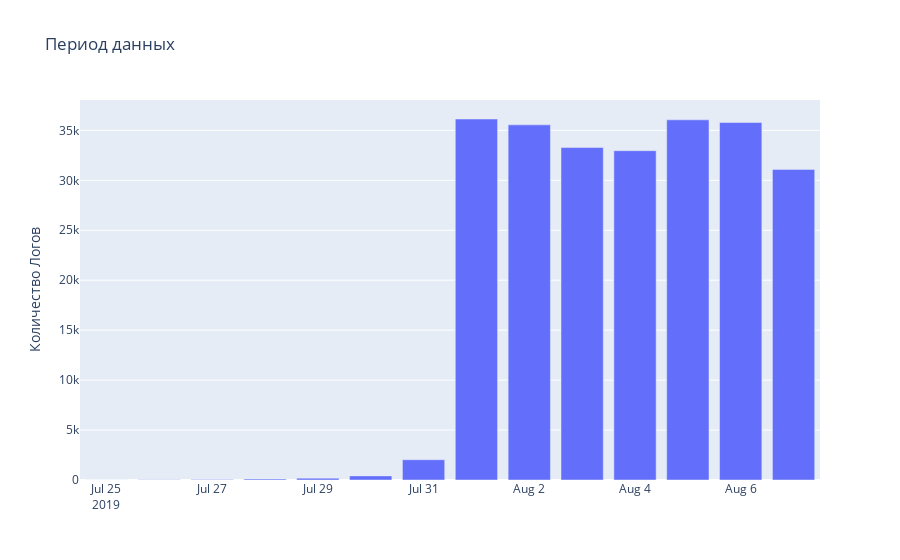

The notebook cell this image was saved under:
### Code cell
#построю график, чтобы оценить за какой период у нас данные
period_data = logs.groupby('date',as_index = False).event_time.count()

graf = go.Bar(
    x = period_data.date,
    y = period_data.event_time
)
layout = go.Layout(
    title='Период данных',
    yaxis_title= 'Количество Логов',
)

fig = go.Figure(data = [graf], layout = layout)
iplot(fig)

### Figure 1 — Plotly figure (JSON) as saved in the notebook; plotly's stock layout.template omitted (floating-point values rounded to 4 significant figures)
{"data": [{"type": "bar", "x": ["2019-07-25", "2019-07-26", "2019-07-27", "2019-07-28", "2019-07-29", "2019-07-30", "2019-07-31", "2019-08-01", "2019-08-02", "2019-08-03", "2019-08-04", "2019-08-05", "2019-08-06", "2019-08-07"], "y": [9, 31, 55, 105, 184, 412, 2030, 36141, 35554, 33282, 32968, 36058, 35788, 31096]}], "layout": {"title": {"text": "Период данных"}, "yaxis": {"title": {"text": "Количество Логов"}}}}
